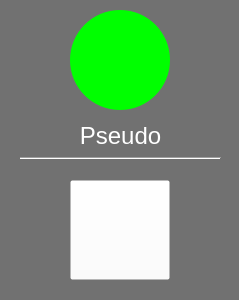
<?xml version="1.0" encoding="UTF-8"?>
<ui version="4.0">
 <class>call</class>
 <widget class="QWidget" name="call">
  <property name="geometry">
   <rect>
    <x>0</x>
    <y>0</y>
    <width>239</width>
    <height>300</height>
   </rect>
  </property>
  <property name="windowTitle">
   <string>Form</string>
  </property>
  <widget class="QLabel" name="status">
   <property name="geometry">
    <rect>
     <x>70</x>
     <y>10</y>
     <width>100</width>
     <height>100</height>
    </rect>
   </property>
   <property name="styleSheet">
    <string notr="true">.QLabel{
background-color:rgb(0, 255, 0);
border-radius:50px;
}</string>
   </property>
   <property name="text">
    <string/>
   </property>
  </widget>
  <widget class="Line" name="line">
   <property name="geometry">
    <rect>
     <x>20</x>
     <y>150</y>
     <width>201</width>
     <height>16</height>
    </rect>
   </property>
   <property name="styleSheet">
    <string notr="true">.Line{
border-color:rgb(117, 117, 117);
}</string>
   </property>
   <property name="orientation">
    <enum>Qt::Horizontal</enum>
   </property>
  </widget>
  <widget class="QLabel" name="pseudo">
   <property name="geometry">
    <rect>
     <x>0</x>
     <y>120</y>
     <width>241</width>
     <height>31</height>
    </rect>
   </property>
   <property name="font">
    <font>
     <pointsize>18</pointsize>
    </font>
   </property>
   <property name="styleSheet">
    <string notr="true">.QLabel
{
color:rgb(255, 255, 255);
}</string>
   </property>
   <property name="text">
    <string>Pseudo</string>
   </property>
   <property name="alignment">
    <set>Qt::AlignCenter</set>
   </property>
  </widget>
  <widget class="QLabel" name="label">
   <property name="geometry">
    <rect>
     <x>-6</x>
     <y>-5</y>
     <width>251</width>
     <height>311</height>
    </rect>
   </property>
   <property name="autoFillBackground">
    <bool>false</bool>
   </property>
   <property name="styleSheet">
    <string notr="true">.QLabel{
background-color:rgba(26, 26, 26, 150);
}</string>
   </property>
   <property name="text">
    <string/>
   </property>
  </widget>
  <widget class="QPushButton" name="call_2">
   <property name="geometry">
    <rect>
     <x>70</x>
     <y>180</y>
     <width>100</width>
     <height>100</height>
    </rect>
   </property>
   <property name="styleSheet">
    <string notr="true">.QPushButton{
background-color:rgba(255, 255, 255, 0)
}</string>
   </property>
   <property name="text">
    <string/>
   </property>
   <property name="icon">
    <iconset resource="assets.qrc">
     <normaloff>:/Ressources/Images/if_Phone_2744956.png</normaloff>:/Ressources/Images/if_Phone_2744956.png</iconset>
   </property>
   <property name="iconSize">
    <size>
     <width>100</width>
     <height>100</height>
    </size>
   </property>
  </widget>
  <zorder>label</zorder>
  <zorder>status</zorder>
  <zorder>line</zorder>
  <zorder>pseudo</zorder>
  <zorder>call_2</zorder>
 </widget>
 <resources>
  <include location="assets.qrc"/>
 </resources>
 <connections/>
</ui>
